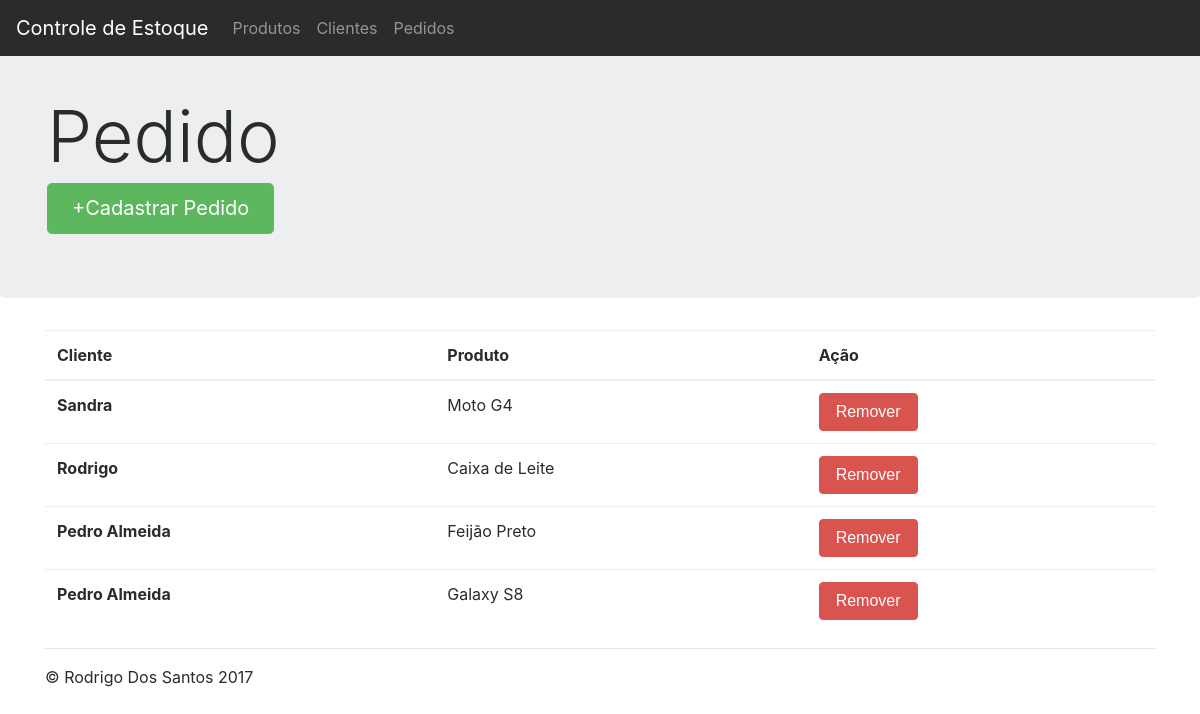
The app's page /Pedido.php with its own data.
### tables this page shows
CREATE TABLE `cliente` (
  `idCliente` int(11) NOT NULL AUTO_INCREMENT,
  `nome` varchar(45) NOT NULL,
  `email` varchar(60) NOT NULL,
  `telefone` varchar(15) NOT NULL,
  PRIMARY KEY (`idCliente`)
);

CREATE TABLE `produto` (
  `idProduto` int(11) NOT NULL AUTO_INCREMENT,
  `nome` varchar(45) NOT NULL,
  `descricao` varchar(100) NOT NULL,
  `preco` double NOT NULL,
  PRIMARY KEY (`idProduto`)
);

### model/DAO/Database.php (called while the page is built, shortened)
<?php
    class Database {
        private static $DBHOST = 'localhost';
		private static $DBNAME = 'estoquestudiorama';
		private static $DBUSER = 'root';
		private static $DBPASS = '';
		private static $con;
		public static function getInstancia() {
            if(!isset(self::$con)) {
                $opcoes = array(
                    PDO::MYSQL_ATTR_INIT_COMMAND => 'SET NAMES UTF8'
                );
                self::$con = new PDO('mysql:host=' . self::$DBHOST . ';dbname='.self::$DBNAME, self::$DBUSER, self::$DBPASS, $opcoes);
            }
            return self::$con;
		}
    }

### model/DAO/PedidoDAO.php (called while the page is built, shortened)
<?php
    class PedidoDAO {
        private $con;
        public function __construct(){
            require_once('Database.php');
            $this->con = Database::getInstancia();
        }
        public function getAll(){
            $pedidos = array();
            $sql = "SELECT * FROM pedido";
            foreach ($this->con->query($sql) as $row) {
                $pedido = new Pedido();
                $pedido->setIdProduto((int)$row['idProduto']);
                $pedido->setIdCliente((int)$row['idCliente']);
                $pedidos[] = $pedido;
            }
            return $pedidos;
        }
}

### model/Pedido.php (called while the page is built)
<?php
	class Pedido {
        private $idProduto;
        private $idCliente;
        public function __construct(){
            require_once('./model/DAO/ProdutoDAO.php');
            require_once('./model/DAO/ClienteDAO.php');
            require_once('./model/Produto.php');
            require_once('./model/Cliente.php');
        }
        public function getIdProduto(){
            return $this->idProduto;
        }
        public function getIdCliente(){
            return $this->idCliente;
        }
        public function setIdProduto($idProduto){
            $this->idProduto = $idProduto;
        }
        public function setIdCLiente($idCliente){
            $this->idCliente = $idCliente;
        }
        public function getNomeCliente(){
            $clienteDAO = new ClienteDAO();
            $cliente = $clienteDAO->getCliente($this->idCliente);
            return $cliente->getNome();
        }
        public function getNomeProduto(){
            $produtoDAO = new ProdutoDAO();
            $produto = $produtoDAO->getProduto($this->idProduto);
            return $produto->getNome();
        }
    }

### model/DAO/ClienteDAO.php (called while the page is built, shortened)
<?php
    class ClienteDAO {
        private $con;
        public function __construct(){
            require_once('Database.php');
            $this->con = Database::getInstancia();
        }
        public function getCliente($id) {
            $sql = $this->con->prepare("SELECT * FROM cliente WHERE idCliente = ?");
            $sql->bindParam(1, $id);
            $sql->execute();
            $row = $sql->fetch();
            $cliente = new Cliente();
            $cliente->setIdCliente((int)$row['idCliente']);
            $cliente->setNome($row['nome']);
            $cliente->setEmail($row['email']);
            $cliente->setTelefone($row['telefone']);
            return $cliente;
        }
}

### model/Cliente.php (called while the page is built, shortened)
<?php
	class Cliente {
        private $nome;
        public function getNome(){
            return $this->nome;
        }
        public function setNome($nome){
            $this->nome = $nome;
        }
    }

### model/DAO/ProdutoDAO.php (called while the page is built, shortened)
<?php
    class ProdutoDAO {
        private $con;
        public function __construct(){
            require_once('Database.php');
            $this->con = Database::getInstancia();
        }
        public function getProduto($id) {
            $sql = $this->con->prepare("SELECT * FROM produto WHERE idProduto = ?");
            $sql->bindParam(1, $id);
            $sql->execute();
            $row = $sql->fetch();
            $produto = new Produto();
            $produto->setIdProduto((int)$row['idProduto']);
            $produto->setNome($row['nome']);
            $produto->setDescricao($row['descricao']);
            $produto->setPreco($row['preco']);
            return $produto;
        }
}

### model/Produto.php (called while the page is built, shortened)
<?php
	class Produto {
        private $nome;
        public function getNome(){
            return $this->nome;
        }
        public function setNome($nome){
            $this->nome = $nome;
        }
    }

### Pedido.php (the view, shortened to what this page needs)
<!DOCTYPE html>
<html lang="pt-br"><head><meta http-equiv="Content-Type" content="text/html; charset=UTF-8">
    <link href="./css/bootstrap.min.css" rel="stylesheet">
    <link href="./css/jumbotron.css" rel="stylesheet">
  </head>
  <body>
    <nav class="navbar navbar-toggleable-md navbar-inverse fixed-top bg-inverse">
      <a class="navbar-brand" href="./index">Controle de Estoque</a>
      <div class="navbar-collapse collapse" id="navbarsExampleDefault" aria-expanded="false" style="">
        <ul class="navbar-nav mr-auto">
            <a class="nav-link" href="./index">Produtos</a>
          <li class="nav-item">
            <a class="nav-link" href="./Cliente">Clientes</a>
          </li>
          <li class="nav-item">
            <a class="nav-link" href="./Pedido">Pedidos</a>
          </li>
        </ul>
        </div>
    </nav>
    <div class="jumbotron">
      <div class="container">
        <h3 class="display-3">Pedido</h3>
        <a class="btn btn-primary btn-lg" href="./PedidoForm" role="button">+Cadastrar Pedido</a>
      </div>
    </div>
    <div class="container">
      <div class="table">
        <table class="table">
		  <thead>
			<tr>
			  <th>Cliente</th>
        <th>Produto</th>
        <th>Ação</th>
			</tr>
		  </thead>
		  <tbody>
			<tr>
      <?php
        require_once('./model/Pedido.php');
        require_once('./model/DAO/PedidoDAO.php');
        $pedidoDAO = new PedidoDAO();
        $pedidos = $pedidoDAO->getAll();
        foreach ($pedidos as $pedido) {
          echo '<tr>';
          echo '<th scope="row">'. $pedido->getNomeCliente().'</th>';
          echo '<td>'. $pedido->getNomeProduto() .'</td>';
          echo '<td> <button type="button" class="btn btn-danger"onclick="deletar('. $pedido->getIdCliente().','.$pedido->getidProduto().')">Remover</button></td>';
          }
        ?>
			</tr>
		  </tbody>
		</table>
      </div>
      <hr>
      <footer>
        <p>© Rodrigo Dos Santos 2017</p>
      </footer>
    </div>
</body></html>

### css/jumbotron.css (style rules this page uses)
body { padding-top: 2rem; }

### records on screen
cliente: nome "Sandra"
produto: nome "Moto G4"
cliente: nome "Rodrigo"
produto: nome "Caixa de Leite"
cliente: nome "Pedro Almeida"
produto: nome "Feijão Preto"
produto: nome "Galaxy S8"
